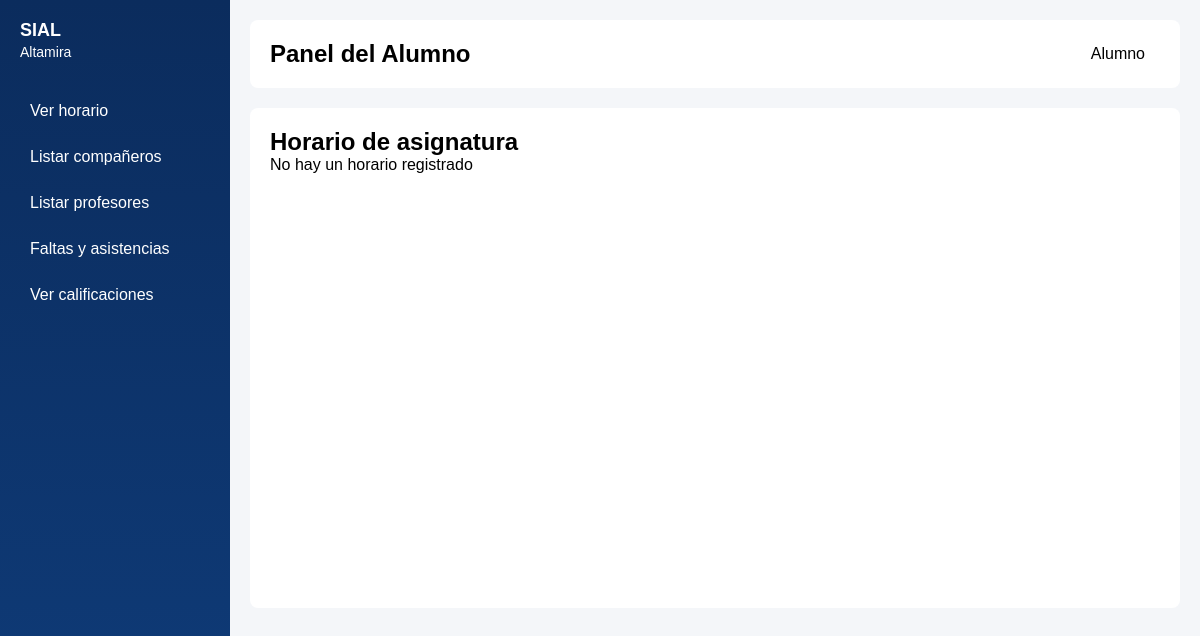
The page /panelAlumno.php?accion=verhorario&grupo_id=2 on the database as committed earlier.
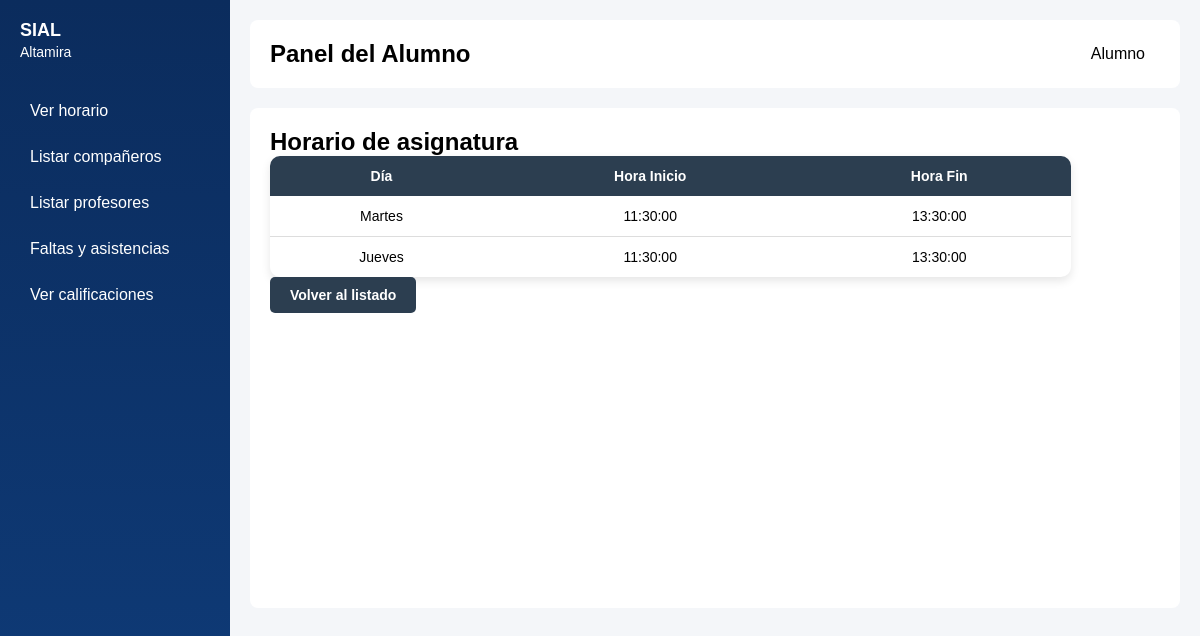
The same page on the database as committed later.
### tables this page shows
CREATE TABLE horario (
    id INT PRIMARY KEY AUTO_INCREMENT,
    grupo_id INT NOT NULL,  
    aula_id INT NOT NULL,
    dia_semana ENUM('Lunes', 'Martes', 'Miércoles', 'Jueves', 'Viernes') NOT NULL,
    hora_inicio TIME NOT NULL,
    hora_fin TIME NOT NULL,
    FOREIGN KEY (grupo_id) REFERENCES grupo(id) ON DELETE CASCADE,
    FOREIGN KEY (aula_id) REFERENCES aula(id) ON DELETE CASCADE
);

### conexion.php (called while the page is built, shortened)
<?php
    class Conexion {
        private $host = "localhost";
        private $user = "root";
        private $password = "";
        private $database = "Altamira";
        public $sentencia;
        private $conexion;
        private function abrir_conexion() {
            $this->conexion = new mysqli($this->host, $this->user, $this->password, $this->database);
        }
        public function obtener_sentencia() {
            $resultado = $this->conexion->query($this->sentencia);
            return $resultado;
        }
    }

### clases/claseAlumno.php (called while the page is built, shortened)
<?php
class alumno extends user {
    public function verHorarioAsignatura($grupo_id) {
    $this->sentencia = "SELECT dia_semana, hora_inicio, hora_fin
                        FROM horario
                        WHERE grupo_id = '$grupo_id'
                        ORDER BY dia_semana ASC";
    return $this->obtener_sentencia();
}
}
?>

### panelAlumno.php (the view, shortened to what this page needs)
<!DOCTYPE html>
<html lang="es">
    <head>
        <link rel="stylesheet" href="visual_maestro.css">
    </head>
    <body>
    <div class="contenedor">
        <aside class="sidebar">
            <div class="logo">
                SIAL<br><span>Altamira</span>
            </div>
            <?php
            $alumno_id = 1;
            ?>
            <nav class="menu-lateral">
                <a href="?accion=verhorario">Ver horario</a>
                <a href="?accion=listara">Listar compañeros</a>
                <a href="?accion=listarp">Listar profesores</a>
                <a href="?accion=faltasasistencias">Faltas y asistencias</a>
                <a href="?accion=vercalificaciones">Ver calificaciones</a>
            </nav>
        </aside>
        <main class="contenido">
            <header class="barra-superior">
                <h2>Panel del Alumno</h2>
                <div class="perfil">
                <span class="nombre">Alumno</span>
            </div>
            </header>
            <div class="panel-vacio">
            <?php
            include('clases/claseAlumno.php');
            $objAlumno = new alumno();
            $accion = $_GET['accion']   ?? '';
            $grupo_id = $_GET['grupo_id'] ?? null;
            if ($accion == 'verhorario') {
                if (!$grupo_id) {
                    $resMaterias = $objAlumno->setCalificacion($alumno_id);
                    echo "<h2>Mi horario</h2>";
                    if ($resMaterias && $resMaterias->num_rows > 0) {
                        echo "<table class='tabla-alumno'>
                                <thead><tr><th>Asignatura</th><th>Acción</th></tr></thead>";
                        while ($materia = $resMaterias->fetch_assoc()) {
                            echo "<tr>
                                    <td>{$materia['asignatura']}</td>
                                    <td><a  href='?accion=verhorario&grupo_id={$materia['grupo_id']}'class='btn-regresar'
                                    style='background:#2ecc71'>
                                        Consultar Horario
                                    </a></td>
                                </tr>";
                        }
                        echo "</table>";
                    }
                }
                else {
                    $resHorario = $objAlumno->verHorarioAsignatura($grupo_id);
                    echo "<h2>Horario de asignatura</h2>";
                    if ($resHorario && $resHorario->num_rows > 0) {
                        echo "<table class='tabla-alumno'>
                                <thead>
                                    <tr><th>Día</th><th>Hora Inicio</th><th>Hora Fin</th></tr>
                                </thead>";
                        while ($h = $resHorario->fetch_assoc()) {
                            echo "<tr>
                                    <td>{$h['dia_semana']}</td>
                                    <td>{$h['hora_inicio']}</td>
                                    <td>{$h['hora_fin']}</td>
                                </tr>";
                        }
                        echo "</table>";
                        echo "<a href='?accion=verhorario' class='btn-regresar'>Volver al listado</a><br><br>";
                    } else {
                        echo "<p>No hay un horario registrado</p>";
                    }
                }
            }
            ?>
            </div>
        </main>
    </div>
    </body>
</html>

### visual_maestro.css (style rules this page uses)
* { margin: 0; padding: 0; box-sizing: border-box; font-family: Arial, sans-serif; }
body { background: #f4f6f9; }
.contenedor { display: flex; min-height: 100vh; }
.sidebar { width: 230px; background: linear-gradient(180deg, #0b2c5d, #0f3c7a); color: white; padding: 20px; }
.logo { font-size: 18px; font-weight: bold; margin-bottom: 30px; }
.logo span { font-size: 14px; font-weight: normal; }
.menu-lateral a { display: block; color: white; text-decoration: none; padding: 10px; margin-bottom: 8px; border-radius: 5px; transition: 0.3s; }
.contenido { flex: 1; padding: 20px; }
.barra-superior { display: flex; justify-content: space-between; align-items: center; background: white; padding: 15px 20px; border-radius: 8px; margin-bottom: 20px; }
.panel-vacio { background: white; min-height: 500px; border-radius: 8px; padding: 20px; }
.perfil { position: relative; display: flex; align-items: center; cursor: pointer; padding: 10px 15px; }
.tabla-alumno { width: 90%; max-width: 1000px; border-collapse: collapse; background-color: #ffffff; border-radius: 10px; overflow: hidden; box-shadow: 0 4px 10px rgba(0, 0, 0, 0.1); }
.tabla-alumno thead { background-color: #2c3e50; color: white; }
.tabla-alumno th { padding: 12px; text-align: center; font-size: 14px; }
.tabla-alumno td { padding: 12px; text-align: center; font-size: 14px; border-bottom: 1px solid #ddd; }
.tabla-alumno tbody tr:last-child td { border-bottom: none; }
.btn-regresar { display: inline-block; background-color: #2c3e50; color: white !important; padding: 10px 20px; text-decoration: none; border-radius: 5px; font-size: 14px; font-weight: bold; border: none; cursor: pointer; transition: background 0.3s ease; text-align: center; }

Rows that differ between the two databases and show on the page:
added horario: dia_semana "Martes", hora_inicio "11:30:00", hora_fin "13:30:00"
added horario: dia_semana "Jueves", hora_inicio "11:30:00", hora_fin "13:30:00"
Other text that changed with them:
text no longer shown: "No hay un horario registrado"
text now shown: "Día Hora Inicio Hora Fin Volver al listado"
